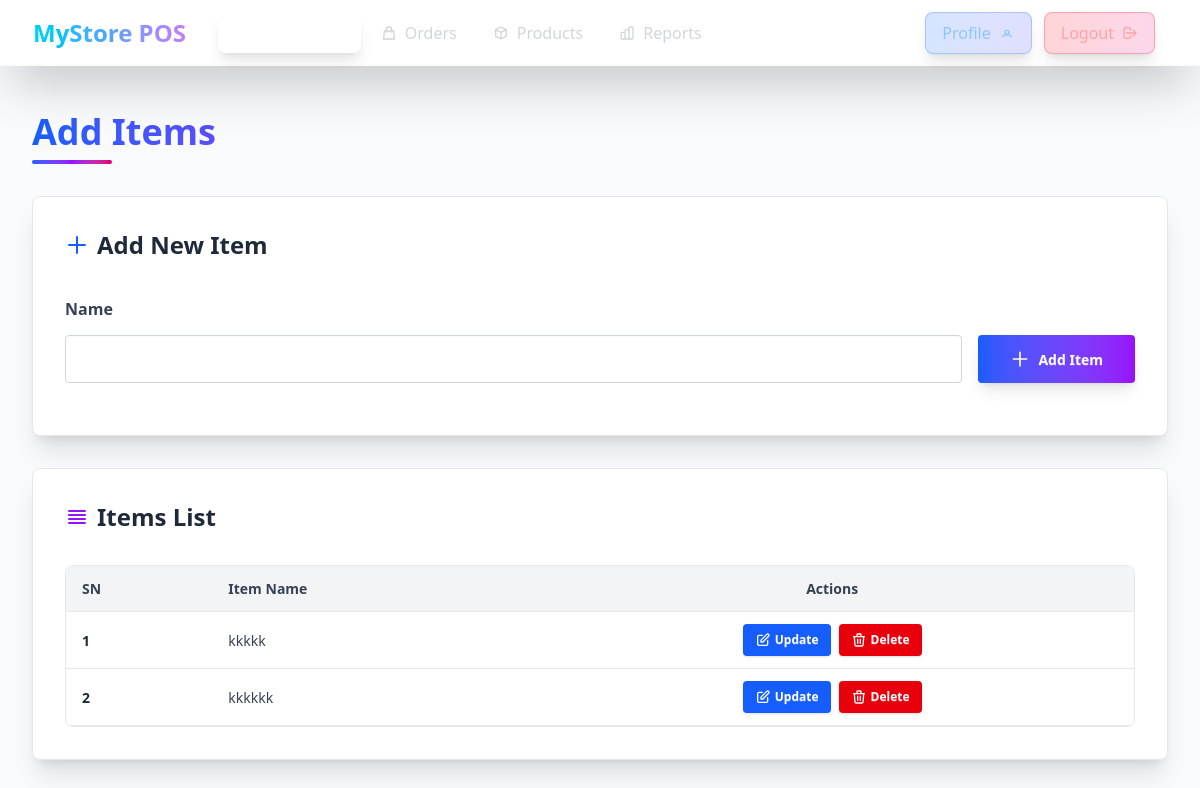
Before: /shop/item_list/ (signed in) with the older database file.
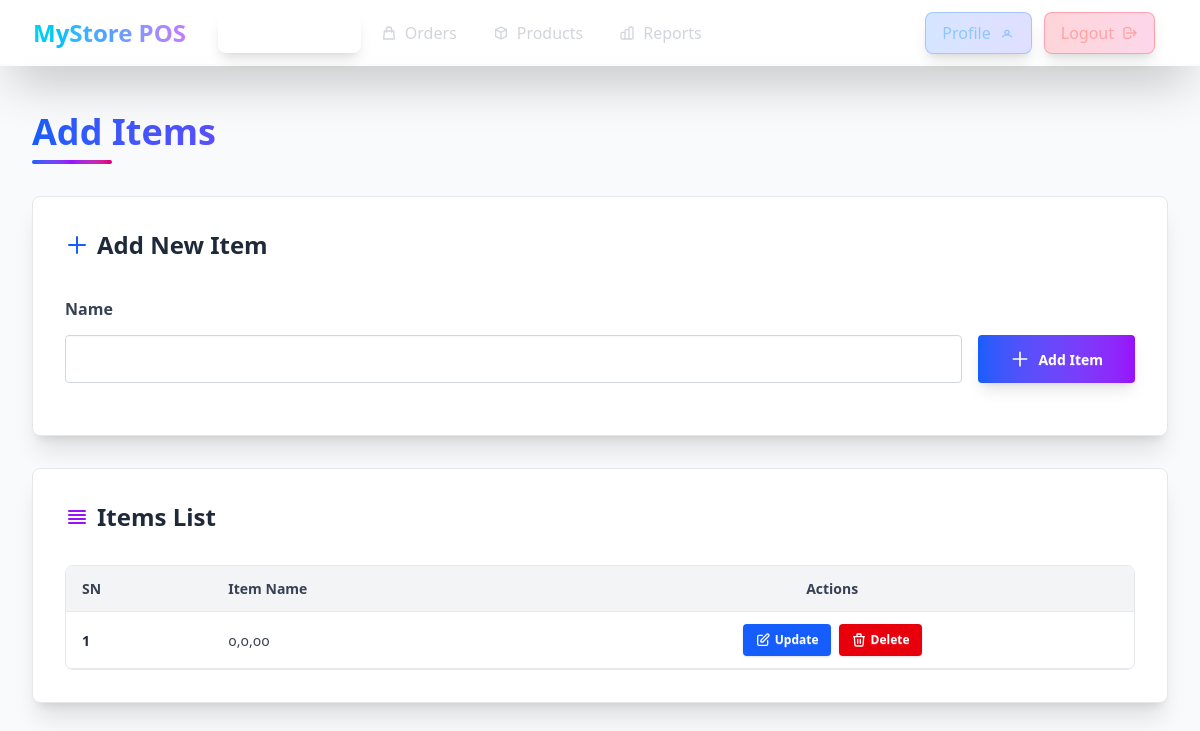
After: the same page with the newer database file.
### shop/models.py (models this page shows, shortened)
class Item(models.Model):
    name=models.CharField(max_length=100)
    shop=models.ForeignKey(Shop, on_delete=models.CASCADE, related_name='items')
    class Meta:
        unique_together = ('name', 'shop')

### shop/views.py (the view, shortened to what this page needs)
# urls.py: path("item_list/", views.item_list, name="item_list"),
def item_list(request):
    form=ItemForm(request.POST,request=request)
    form=ItemForm()
    item_list=request.user.shop.items.all()
    context={"form":form,"item_list":item_list}
    return render(request, "shop/item-form.html", context)

### shop/forms.py (shortened to what this page needs)
class ItemForm(forms.ModelForm):
    class Meta:
        model = Item
        fields = ['name']
    def __init__(self, *args, **kwargs):
        self.request = kwargs.pop("request") if "request" in kwargs else None
        super().__init__(*args, **kwargs)

### common/templatetags/form_extras.py (called while the page is built)
@register.filter
def add_class(field, css_class):
    if not isinstance(field, BoundField):
        return field
    existing_classes = field.field.widget.attrs.get("class", "")
    if existing_classes:
        new_classes = f"{existing_classes} {css_class}"
    else:
        new_classes = css_class
    field_copy = field
    field_copy.field.widget.attrs["class"] = new_classes
    return field_copy

### shop/templates/shop/item-form.html (shortened to what the changed rows need)
{% extends 'base.html' %}
{% load form_extras %}
{% block content %}
<main class="min-h-screen flex flex-col gap-8 p-4 md:p-6 lg:p-8 w-full mt-16 bg-gray-50 dark:bg-gray-900" id="main">
    <div class="relative pt-4">
        <h1 class="text-3xl md:text-4xl font-bold mb-2 bg-gradient-to-r from-blue-600 via-purple-600 to-pink-600 bg-clip-text text-transparent">
        </h1>
    </div>
    <div class="flex flex-col gap-6 lg:gap-8 max-w-7xl w-full mx-auto">
        <div class="w-full">
            <div class="card bg-white dark:bg-gray-800 shadow-xl border border-gray-200 dark:border-gray-700 hover:shadow-2xl transition-shadow duration-300">
                <div class="card-body p-6 md:p-8">
                    <h2 class="text-2xl font-bold mb-6 flex items-center gap-2 text-gray-800 dark:text-gray-100">
                        <svg xmlns="http://www.w3.org/2000/svg" class="h-6 w-6 text-blue-600 dark:text-blue-400" fill="none" viewBox="0 0 24 24" stroke="currentColor">
                            <path stroke-linecap="round" stroke-linejoin="round" stroke-width="2" d="M12 4v16m8-8H4" />
                        </svg>
                        Add New Item
                    </h2>
                </div>
            </div>
        </div>
        <div class="w-full">
            <div class="card bg-white dark:bg-gray-800 shadow-xl border border-gray-200 dark:border-gray-700 hover:shadow-2xl transition-shadow duration-300">
                <div class="card-body p-6 md:p-8">
                    <h2 class="text-2xl font-bold mb-6 flex items-center gap-2 text-gray-800 dark:text-gray-100">
                        <svg xmlns="http://www.w3.org/2000/svg" class="h-6 w-6 text-purple-600 dark:text-purple-400" fill="none" viewBox="0 0 24 24" stroke="currentColor">
                            <path stroke-linecap="round" stroke-linejoin="round" stroke-width="2" d="M4 6h16M4 10h16M4 14h16M4 18h16" />
                        </svg>
                        Items List
                    </h2>
                    <div class="overflow-x-auto rounded-lg border border-gray-200 dark:border-gray-700">
                        <table class="table w-full">
                            <thead>
                                <tr class="bg-gray-100 dark:bg-gray-700">
                                    <th class="rounded-tl-lg text-gray-700 dark:text-gray-300">SN</th>
                                    <th class="text-gray-700 dark:text-gray-300">Item Name</th>
                                    <th class="rounded-tr-lg text-center text-gray-700 dark:text-gray-300">Actions</th>
                                </tr>
                            </thead>
                            <tbody id="item-list">
                                {% for item in item_list %}
                                <tr id="item-{{ item.id }}" class="hover:bg-gray-50 dark:hover:bg-gray-700 transition-colors duration-150 border-b border-gray-200 dark:border-gray-700">
                                    <th class="font-semibold text-gray-800 dark:text-gray-200">{{ forloop.counter }}</th>
                                    <td class="font-medium text-gray-700 dark:text-gray-300">{{ item.name }}</td>
                                    <td>
                                        <div class="flex gap-2 justify-center flex-wrap">
                                            <button class="btn btn-sm bg-blue-600 hover:bg-blue-700 text-white border-0 gap-1 shadow hover:shadow-md transition-all duration-200">
                                                <svg xmlns="http://www.w3.org/2000/svg" class="h-4 w-4" fill="none" viewBox="0 0 24 24" stroke="currentColor">
                                                    <path stroke-linecap="round" stroke-linejoin="round" stroke-width="2" d="M11 5H6a2 2 0 00-2 2v11a2 2 0 002 2h11a2 2 0 002-2v-5m-1.414-9.414a2 2 0 112.828 2.828L11.828 15H9v-2.828l8.586-8.586z" />
                                                </svg>
                                                Update
                                            </button>
                                            <button data-item-id="{{ item.id }}"
                                                class="btn btn-sm bg-red-600 hover:bg-red-700 text-white border-0 gap-1 shadow hover:shadow-md transition-all duration-200"
                                                onclick="delete_item(this)">
                                                <svg xmlns="http://www.w3.org/2000/svg" class="h-4 w-4" fill="none" viewBox="0 0 24 24" stroke="currentColor">
                                                    <path stroke-linecap="round" stroke-linejoin="round" stroke-width="2" d="M19 7l-.867 12.142A2 2 0 0116.138 21H7.862a2 2 0 01-1.995-1.858L5 7m5 4v6m4-6v6m1-10V4a1 1 0 00-1-1h-4a1 1 0 00-1 1v3M4 7h16" />
                                                </svg>
                                                Delete
                                            </button>
                                        </div>
                                    </td>
                                </tr>
                                {% endfor %}
                            </tbody>
                        </table>
                    </div>
                </div>
            </div>
        </div>
    </div>
</main>
{% endblock content %}

Changed rows visible on the page:
removed Item: name "kkkkk"
removed Item: name "kkkkkk"
added Item: name "o,o,oo"
